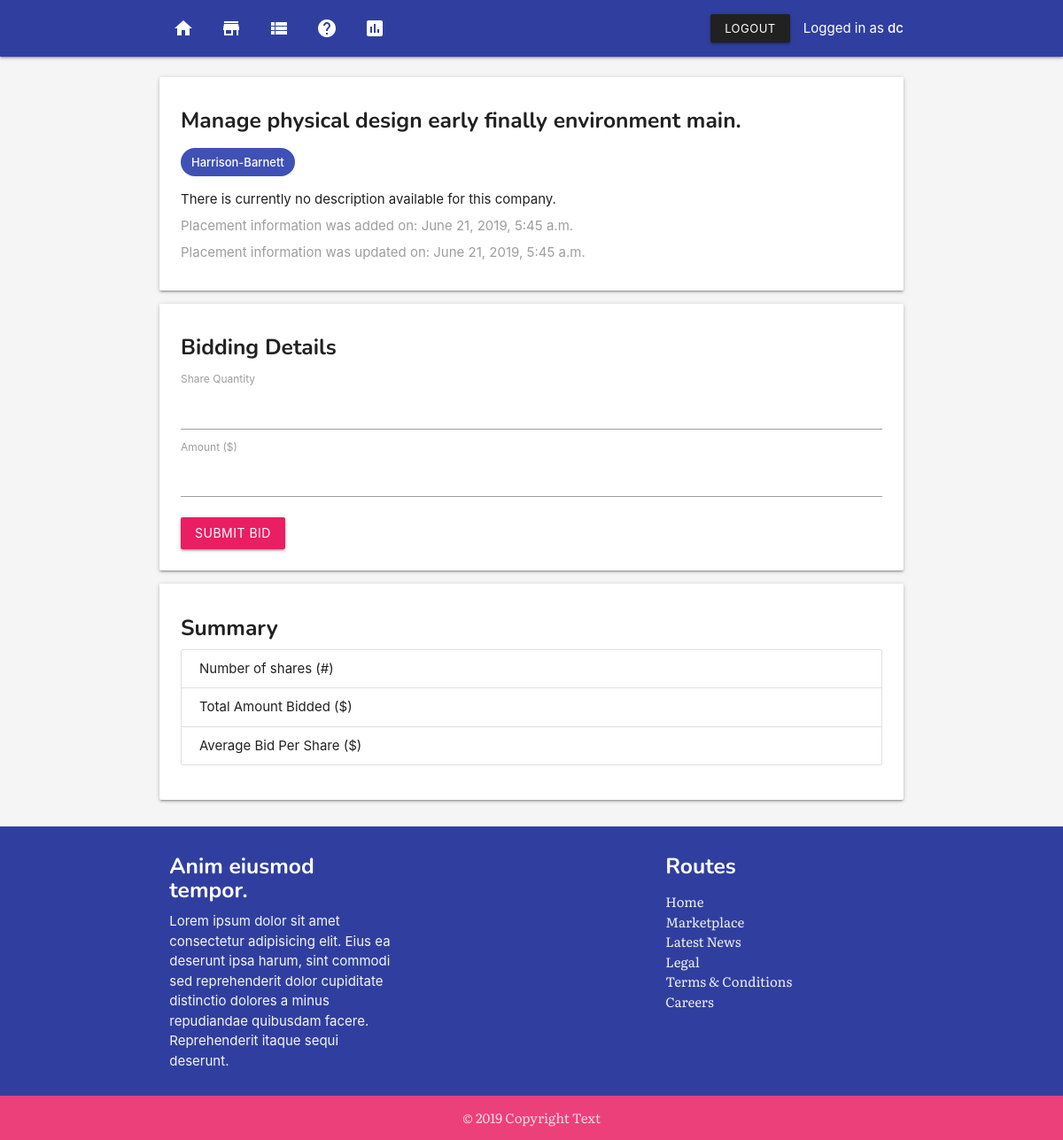
The page /marketplace/867b4e69-2fd1-4c58-b154-f56fdec4d8ad/ (signed in) on the database its author committed.
### app/models.py (models this page shows, shortened)
class Placement(models.Model):
    placement_title = models.CharField(max_length=255)
    placement_slug = models.SlugField()
    placement_company = models.ForeignKey(Company, on_delete=models.CASCADE)
    placement_created = models.DateTimeField(auto_now_add=True)
    placement_modified = models.DateTimeField(auto_now=True)

class Company(models.Model):
    company_name = models.CharField(max_length=255)
    company_address = models.CharField(max_length=255)
    company_description = models.TextField(default="There is currently no description available for this company.")
    company_created = models.DateTimeField(auto_now_add=True)
    company_modified = models.DateTimeField(auto_now=True)
    def __str__(self):
        return self.company_name

### app/views.py (the view, shortened to what this page needs)
# urls.py: path('marketplace/<placement_slug>/', views.placement_detail, name='placement-detail'),
@login_required
def placement_detail(request, placement_slug):
    user_last = User.objects.all().last()
    placement = get_object_or_404(Placement, placement_slug=placement_slug)
    context = {'placement': placement}
    return render(request, 'placement_detail.html', context)

### templates/placement_detail.html (shortened to what this page needs)
{% extends 'base.html' %}
{% block content %}
{% include 'nav.html' %}
<section class="section">
    <section class="container">
            <div class="card">
                    <div class="card-content">
                        <h5>{{ placement.placement_title }}</h5>
                        <p class="chip indigo white-text">{{ placement.placement_company }}</p>
                        <p>{{placement.placement_company.company_description}}</p>
                        <p class="grey-text">Placement information was added on: {{ placement.placement_created }}</p>
                        <p class="grey-text">Placement information was updated on: {{ placement.placement_modified }}</p>
                    </div>
                </div>
       <div class="card">
           <div class="card-content">
               <form action="" method="POST" class="form">
               <h5>Bidding Details</h5>
               <label for="">
                   Share Quantity
               </label>
               <input name="quantity" required id="quantity" type="number" min=1>
               <label for="">
                   Amount ($)
               </label>
               <input name="amount" required id="amount" type="number" min=1>
               <button type="submit" style="margin-top: 1rem;" class="btn pink waves-effect waves-light">Submit Bid</button>
            </form>
           </div>
       </div>
       <div class="card">
            <div class="card-content">
                <h5>Summary</h5>
                <ul class="collection">
                    <li class="collection-item">Number of shares (#)
                    </li>
                    <li class="collection-item">Total Amount Bidded ($)
                    </li>
                    <li class="collection-item">Average Bid Per Share ($)
                    </li>
                </ul>
            </div>
        </div>
    </section>
</section>
{% include 'footer.html' %}
{% endblock content %}

### templates/nav.html (shortened to what this page needs)
<nav>
<div class="nav-wrapper indigo darken-2">
    <div class="container">
    <ul class="left hide-on-med-and-down">
            <li><a href="{% url 'app:home' %}"><i class="material-icons">home</i></a></li>
        <li><a href="{% url 'app:placements' %}"><i class="material-icons">store</i></a></li>
        <li><a href="{% url 'app:bid-summary' %}"><i class="material-icons">view_list</i></a></li>
        <li><a href="{% url 'app:about' %}"><i class="material-icons">help</i></a></li>
        <li><a href="{% url 'app:dashboard' %}"><i class="material-icons">insert_chart</i></a></li>
    </ul>
    <ul class="right hide-on-med-and-down">
            {% if user.is_authenticated %}
            <li><a class="btn-small waves-effect waves-light grey darken-4" href="{% url 'app:logout' %}">Logout</a></li>
            <li>Logged in as <strong>{{ user.username }}</strong></li>
        {% endif %}
    </ul>
</div>
</div>
</nav>

### templates/base.html (style rules this page uses)
p { margin-top: 0.5rem !important; margin-bottom: 0.5rem!important; }
h1, h2, h3, h4, h5, h6 { margin-top: .5em !important; font-family: 'Nunito', sans-serif; font-weight: bold; }
body { display: flex; min-height: 100vh; flex-direction: column; }

### rows shown on the page
Placement: placement_title "Manage physical design early finally environment main.", placement_company "Harrison-Barnett", placement_company.company_description "There is currently no description available for this company.", placement_created "June 21, 2019, 5:45 a.m.", placement_modified "June 21, 2019, 5:45 a.m."

### other values the page prints
{{ user.username }} "dc"
